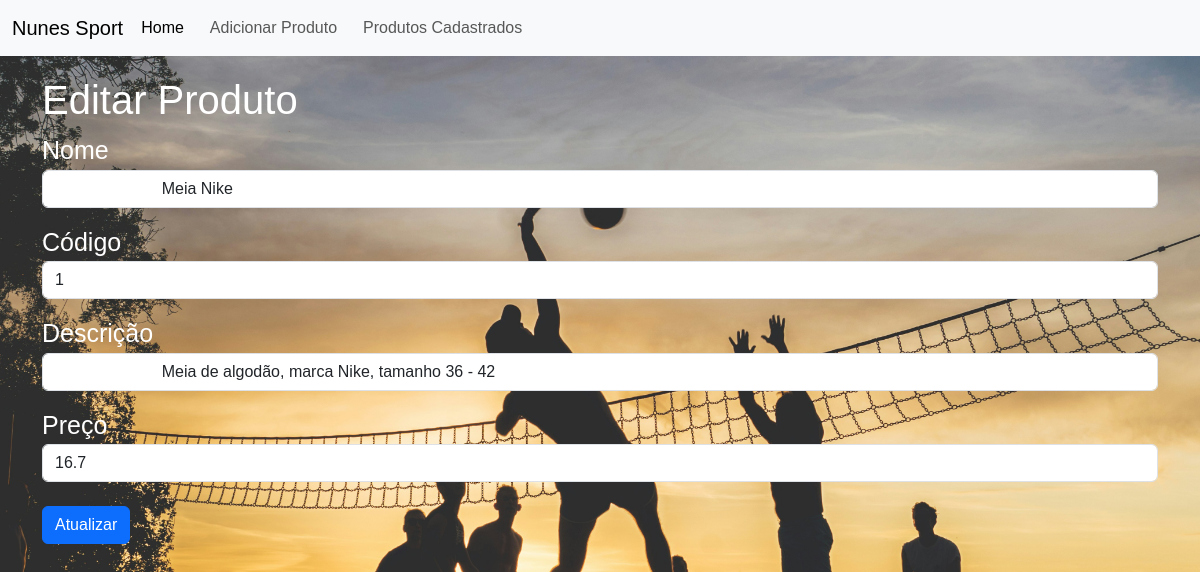
Screenshot of /?page=editar&id=1 with the database file from the repository.
### tables this page shows
CREATE TABLE `produtos` (
  `nome` varchar(45) NOT NULL,
  `id` int(11) NOT NULL,
  `descricao` varchar(300) NOT NULL,
  `preco` double NOT NULL
);

### editar-produto.php (the view, shortened to what this page needs)
<h1>Editar Produto</h1>
<?php
    $sql = "SELECT * FROM produtos WHERE id=".$_REQUEST["id"];
    $res = $conn->query($sql);
    $row = $res->fetch_object();
?>
<form action="?page=salvar" method="POST">
    <div class="mb-3">
        <label>Nome</label>
        <input type="text" name="nome" value="<?php print $row->nome; ?>" class="form-control">
    </div>
    <div class="mb-3">
        <label>Código</label>
        <input type="number" name="id" value="<?php print $row->id; ?>" class="form-control">
    </div>
    <div class="mb-3">
        <label>Descrição</label>
        <input type="text" name="descricao" value="<?php print $row->descricao; ?>" class="form-control">
    </div>
    <div class="mb-4">
        <label>Preço</label>
        <input type="number" name="preco" value="<?php print $row->preco; ?>" class="form-control">
    </div>
    <div class="mb-3">
        <button type="submit" class="btn btn-primary">Atualizar</button>
    </div>
</form>

### index.php (style rules this page uses)
body { background-image: url('img-fundo.jpg'); background-size: cover; background-position: center; background-repeat: no-repeat; height: 100vh; margin: 0; }
label { color: white; font-size: 25px; }
body { font-family: Verdana, sans-serif; }
h1 { color: white; font-family: Verdana, sans-serif; }

### rows the page displays
produtos: nome "Meia Nike", id "1", descricao "Meia de algodão, marca Nike, tamanho 36 - 42", preco "16.7"
